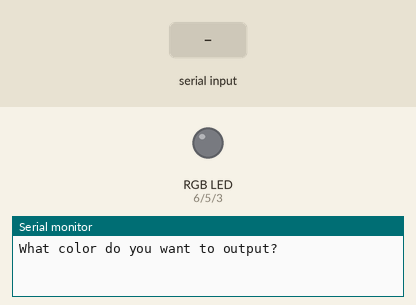
A sketch run on a simulated Arduino Uno, built with avr-gcc and run on an emulated ATmega328P. Parts: an RGB LED mixed from three pins (HIGH = lit), the last lines printed to the serial monitor. Inputs (shaded band) come from the test bench. Dim RGB values are drawn brighter than linear.

Above: at 1.2 s.
1.3 s: "Red" received over Serial
At 3.2 s:
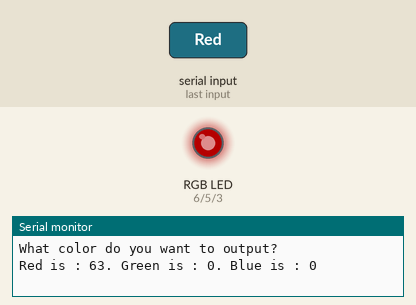
3.8 s: "red" received over Serial
At 5.6 s:
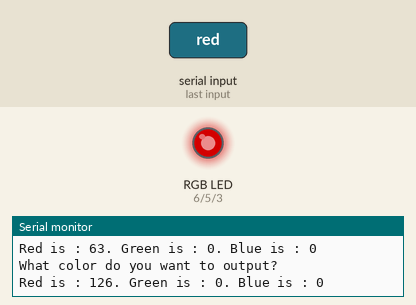
6.8 s: "RED" received over Serial
At 9.1 s:
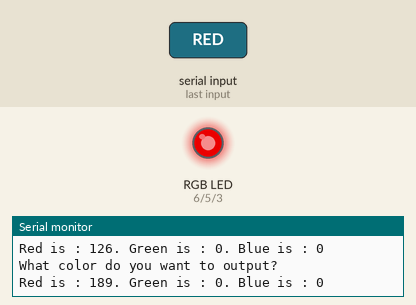
9.8 s: "Green" received over Serial
At 12.5 s:
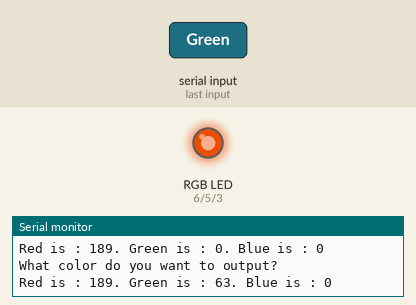
12.8 s: "green" received over Serial
At 14.9 s:
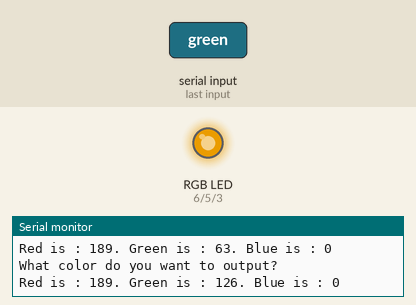
15.8 s: "GREEN" received over Serial
At 18.4 s:
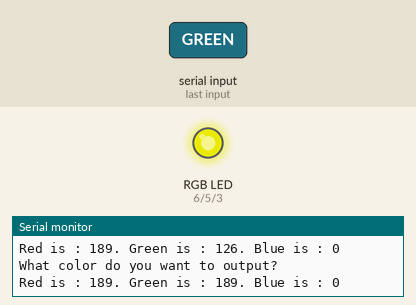
Timing chart, 0 to 19.8 s (numbered marks = the images above; inputs shaded):
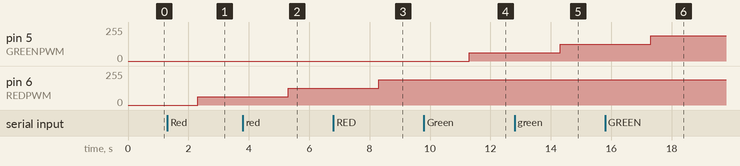

The sketch:

rgbandmemorytest.ino
```cpp
#define RED_LED 7
#define GREEN_LED 4
#define BLUE_LED 2
#define DELAYTIME 1000

#define REDPWM 6
#define GREENPWM 5
#define BLUEPWM 3

String msg = "What color do you want to output?";
String msg1 = "Turning on ";
String col;
/*
byte stater = LOW;
byte stateg = LOW;
byte stateb = LOW;
*/
int stater = 0;
int stateg = 0;
int stateb = 0;
bool dirr = true;
bool dirg = true;
bool dirb = true;
int incrm = 63;
void setup() {
  // put your setup code here, to run once:
  Serial.begin(9600);
/*  pinMode(RED_LED,OUTPUT);
  pinMode(GREEN_LED,OUTPUT);
  pinMode(BLUE_LED,OUTPUT);*/
  pinMode(REDPWM,OUTPUT);
  pinMode(GREENPWM,OUTPUT);
  pinMode(BLUEPWM,OUTPUT);
}

void loop() {
  // put your main code here, to run repeatedly:
  Serial.println(msg);
  while(Serial.available()==0){
  }
  col = Serial.readString();
  if (col == "Red" || col == "red" || col == "RED"){
    if ((stater == 0 || stater < 252) && dirr == true){
      stater = stater + incrm;
    }
    else if (stater > 0 && dirr == false){
      stater = stater - incrm;
    }
    else if (stater == 252 && dirr == true){
      dirr = false;
      stater = stater - incrm;
    }
    else if (stater == 0 && dirr == false){
      dirr = true;
      stater = stater + incrm;
    }
    analogWrite(REDPWM,stater);
  }
   if (col == "Green" || col == "green" || col == "GREEN"){
    if (stateg < 252&& dirg == true){
      stateg = stateg + incrm;
    }
    else if (stateg > 0 && dirg == false){
      stateg = stateg - incrm;
    }
    else if (stateg == 252 && dirg == true){
      dirg = false;
      stateg = stateg - incrm;
    }
    else if (stateg == 0 && dirg == false){
      dirg = true;
      stateg = stateg + incrm;
    }
    analogWrite(GREENPWM,stateg);
  }
   if (col == "Blue" || col == "blue" || col == "BLUE"){
    if (stateb < 252 && dirb == true){
      stateb = stateb + incrm;
    }
    else if (stateb > 0 && dirb == false){
      stateb = stateb - incrm;
    }
    else if (stateb == 252 && dirb == true){
      dirb = false;
      stateb = stateb - incrm;
    }
    else if (stateb == 0 && dirb == false){
      dirb = true;
      stateb = stateb + incrm;
    }
    analogWrite(BLUEPWM,stateb);
  }
  Serial.print("Red is : ");
  Serial.print(stater);
  Serial.print(". Green is : ");
  Serial.print(stateg);
  Serial.print(". Blue is : ");
  Serial.println(stateb);
  delay(2*DELAYTIME);
}
```

Measured:
- after the input at 1.3 s, pin 6 (REDPWM): 0/255 → 63/255 after 1.0 s
- after the input at 3.8 s, pin 6 (REDPWM): 63/255 → 126/255 after 1.5 s
- after the input at 6.8 s, pin 6 (REDPWM): 126/255 → 189/255 after 1.5 s
- after the input at 9.8 s, pin 5 (GREENPWM): 0/255 → 63/255 after 1.5 s
- after the input at 12.8 s, pin 5 (GREENPWM): 63/255 → 126/255 after 1.5 s
- after the input at 15.8 s, pin 5 (GREENPWM): 126/255 → 189/255 after 1.5 s
